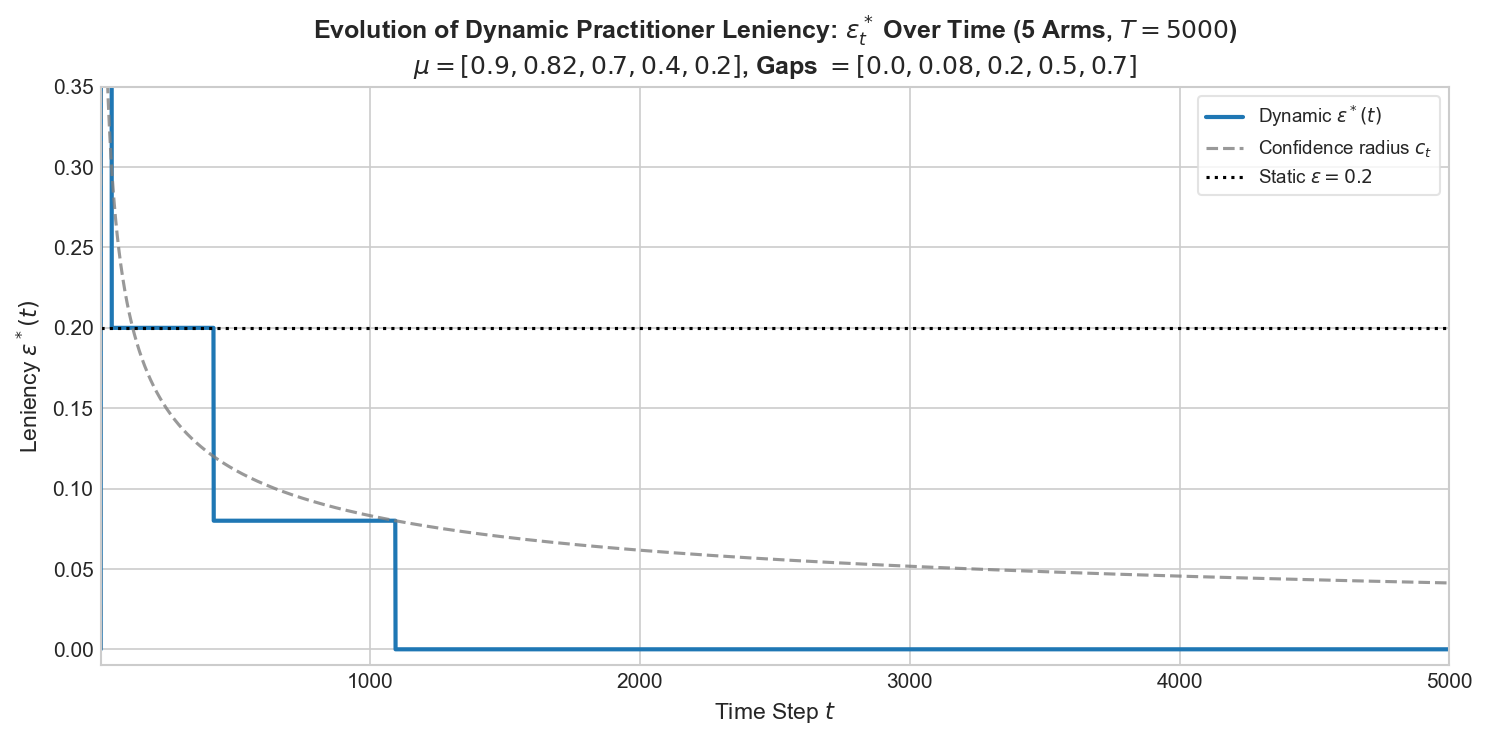

Here is the Python script that generated this plot:
import os
import sys
import numpy as np
import matplotlib.pyplot as plt
import matplotlib.ticker as ticker

_HERE = os.path.abspath(os.path.dirname(__file__))
sys.path.insert(0, os.path.join(_HERE, '../../Epsilon'))
sys.path.insert(0, os.path.join(_HERE, '../../../../learners/src'))
sys.path.insert(0, os.path.join(_HERE, '../../../../environments/src'))
sys.path.insert(0, os.path.join(_HERE, '../../../..'))

from epsilon import compute_epsilon_gaussian as compute_epsilon_star

def main():
    T = 5000
    times = np.arange(1, T + 1)
    epsilon_static = 0.2

    mu_5 = np.array([0.9, 0.82, 0.7, 0.4, 0.2])
    gaps = np.max(mu_5) - mu_5

    out_dir = _HERE
    os.makedirs(out_dir, exist_ok=True)

    eps_seq = []
    ct_seq = []
    for t in range(1, T + 1):
        e_t, c_t = compute_epsilon_star(gaps, t, sigma=0.5, eta=0.5)
        eps_seq.append(e_t)
        ct_seq.append(c_t)

    eps_seq = np.array(eps_seq)
    ct_seq = np.array(ct_seq)

    plt.style.use('seaborn-v0_8-whitegrid')
    fig, ax = plt.subplots(figsize=(10, 5), dpi=150)

    ax.plot(times, eps_seq, label=r"Dynamic $\varepsilon^*(t)$", color="#1f77b4", lw=2.0)
    ax.plot(times, ct_seq, label=r"Confidence radius $c_t$", color="gray", linestyle="--", lw=1.5, alpha=0.8)
    ax.axhline(epsilon_static, color="black", linestyle=":", lw=1.5, label=r"Static $\varepsilon=0.2$")

    ax.set_title(
        r"Evolution of Dynamic Practitioner Leniency: $\varepsilon_t^*$ Over Time (5 Arms, $T=5000$)" + "\n" +
        r"$\mu = [0.9, 0.82, 0.7, 0.4, 0.2]$, Gaps $= [0.0, 0.08, 0.2, 0.5, 0.7]$",
        fontsize=12, fontweight='bold'
    )
    ax.set_xlabel(r"Time Step $t$", fontsize=11)
    ax.set_ylabel(r"Leniency $\varepsilon^*(t)$", fontsize=11)
    ax.set_xlim(1, T)
    ax.set_ylim(-0.01, 0.35)
    ax.legend(frameon=True, facecolor="white", edgecolor="gainsboro", fontsize=9, loc="upper right")

    fig.tight_layout()
    plot_path = os.path.join(out_dir, "evolution_epsilon_5_arms.png")
    fig.savefig(plot_path, bbox_inches='tight')
    plt.close(fig)

    print("=" * 70)
    print(f"[SUCCESS] Epsilon evolution plot (5 arms) saved at: {os.path.abspath(plot_path)}")
    print("=" * 70)


if __name__ == "__main__":
    main()
